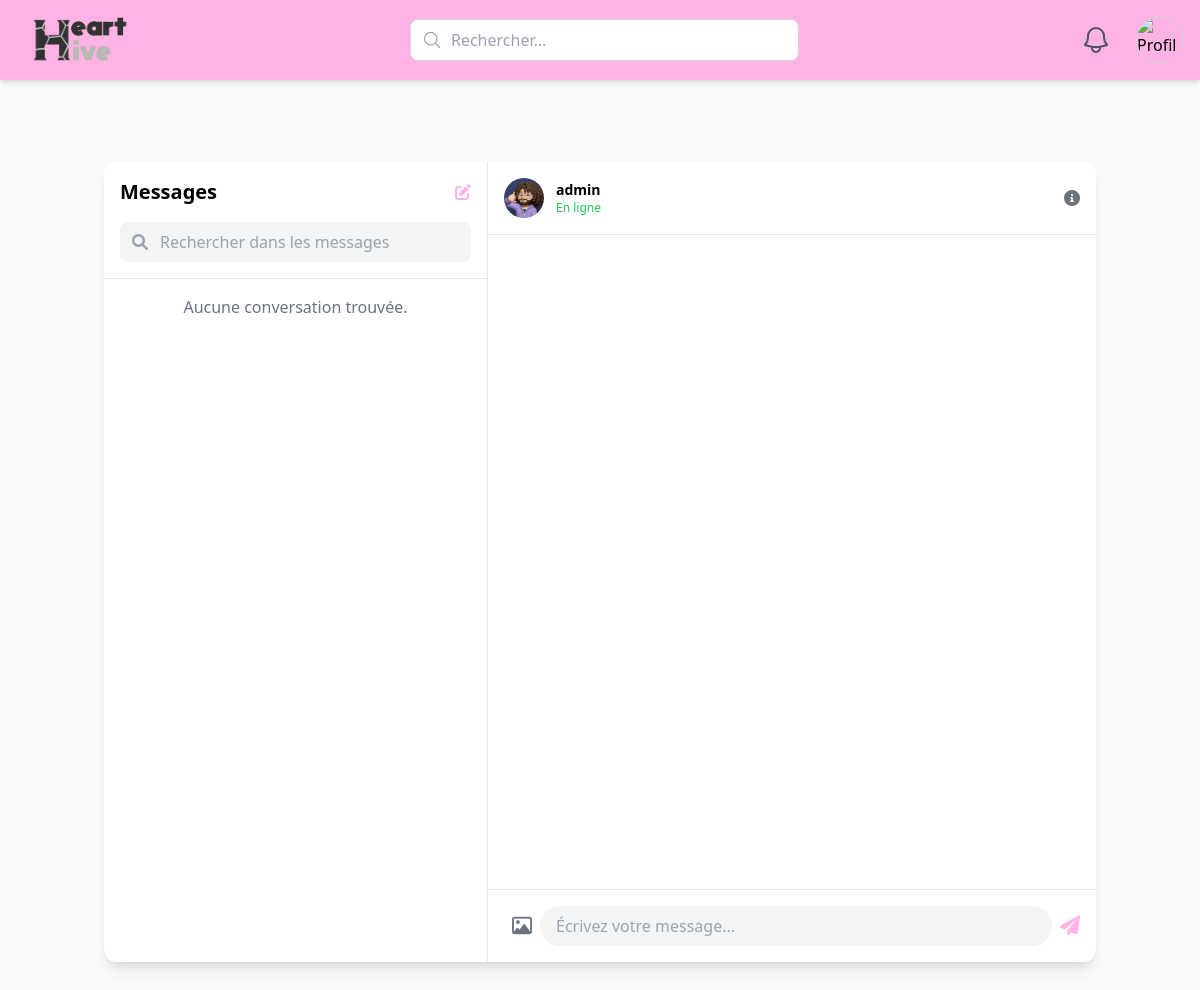
The app's page /frontend/messages.php?user=2 (signed in) with its own data.
### tables this page shows
CREATE TABLE `user` (
  `user_id` int(10) UNSIGNED NOT NULL,
  `user_name` varchar(255) NOT NULL,
  `user_firstname` varchar(255) NOT NULL,
  `user_date` date NOT NULL,
  `user_adress` longtext DEFAULT NULL,
  `user_mail` varchar(255) NOT NULL,
  `user_password` varchar(255) NOT NULL,
  `user_type` smallint(5) UNSIGNED NOT NULL,
  `user_tags` longtext DEFAULT NULL,
  `user_disponibility` longtext DEFAULT NULL,
  `user_profile_picture` varchar(255) NOT NULL DEFAULT 'assets/uploads/profile_pictures/default.webp',
  `user_bio` varchar(255) DEFAULT NULL
);

### frontend/messages.php (the view, shortened to what this page needs)
<?php
include('../backend/db.php');
$user_id = $_SESSION['user_id'];
$query = "SELECT
            other_user.user_id,
            other_user.user_firstname,
            other_user.user_name,
            other_user.user_profile_picture,
            latest_msgs.message_content as last_message,
            latest_msgs.created_at,
            (SELECT COUNT(*) FROM messages
             WHERE sender_id = other_user.user_id
             AND receiver_id = ?
             AND is_read = 0) as unread_count
          FROM
            (SELECT
                CASE
                    WHEN sender_id = ? THEN receiver_id
                    WHEN receiver_id = ? THEN sender_id
                END AS other_user_id,
                MAX(message_id) as latest_message_id
             FROM messages
             WHERE sender_id = ? OR receiver_id = ?
             GROUP BY other_user_id) AS conv
          JOIN user AS other_user ON other_user.user_id = conv.other_user_id
          JOIN messages AS latest_msgs ON latest_msgs.message_id = conv.latest_message_id
          ORDER BY latest_msgs.created_at DESC";
$stmt = $conn->prepare($query);
$stmt->bind_param("iiiii", $user_id, $user_id, $user_id, $user_id, $user_id);
$stmt->execute();
$conversations = $stmt->get_result()->fetch_all(MYSQLI_ASSOC);
$selected_user = null;
if (isset($_GET['user']) && is_numeric($_GET['user'])) {
    $selected_user_id = intval($_GET['user']);
    $user_query = "SELECT user_id, user_name, user_profile_picture FROM user WHERE user_id = ?";
    $user_stmt = $conn->prepare($user_query);
    $user_stmt->bind_param("i", $selected_user_id);
    $user_stmt->execute();
    $selected_user = $user_stmt->get_result()->fetch_assoc();
}
?>
<!DOCTYPE html>
<html lang="fr">
<head>
    <script src="https://cdn.tailwindcss.com"></script>
    <link href="https://cdnjs.cloudflare.com/ajax/libs/font-awesome/6.0.0/css/all.min.css" rel="stylesheet">
</head>
<body class="bg-gray-50">
    <?php include('include/header.php'); ?>
    <div class="container mx-auto px-4 py-8 mt-20">
        <div class="max-w-6xl mx-auto bg-white rounded-xl shadow-lg overflow-hidden">
            <div class="flex h-[800px]">
                <div class="w-96 border-r border-gray-200">
                    <div class="p-4 border-b border-gray-200">
                        <div class="flex items-center justify-between">
                            <h1 class="text-xl font-semibold">Messages</h1>
                            <button class="text-custom-pink hover:text-pink-600">
                                <i class="fas fa-edit"></i>
                            </button>
                        </div>
                        <div class="mt-4">
                            <div class="relative">
                                <input type="text"
                                    placeholder="Rechercher dans les messages"
                                    class="w-full pl-10 pr-4 py-2 bg-gray-100 rounded-lg focus:outline-none focus:ring-2 focus:ring-custom-pink">
                                <i class="fas fa-search absolute left-3 top-3 text-gray-400"></i>
                            </div>
                        </div>
                    </div>
                    <div class="overflow-y-auto h-[calc(100%-73px)]">
                        <?php if (empty($conversations)): ?>
                            <div class="p-4 text-center text-gray-500">
                                Aucune conversation trouvée.
                            </div>
                        <?php endif; ?>
                    </div>
                </div>
                <div class="flex-1 flex flex-col">
                    <?php if ($selected_user): ?>
                        <div class="p-4 border-b border-gray-200">
                            <div class="flex items-center justify-between">
                                <div class="flex items-center space-x-3">
                                    <img src="<?php echo $selected_user['user_profile_picture'] ? $selected_user['user_profile_picture'] : 'assets/img/default-avatar.png'; ?>"
                                        class="w-10 h-10 rounded-full">
                                    <div>
                                        <h2 class="text-sm font-semibold"><?php echo htmlspecialchars($selected_user['user_name']); ?></h2>
                                        <p class="text-xs text-green-500">En ligne</p>
                                    </div>
                                </div>
                                <button class="text-gray-500 hover:text-gray-600">
                                    <i class="fas fa-info-circle"></i>
                                </button>
                            </div>
                        </div>
                        <div id="messageContainer" class="flex-1 overflow-y-auto p-4 space-y-4">
                        </div>
                        <div class="p-4 border-t border-gray-200">
                            <form id="messageForm" class="flex items-center space-x-2">
                                <button type="button" class="text-gray-500 hover:text-custom-pink transition-colors">
                                    <i class="far fa-image text-xl"></i>
                                </button>
                                <input type="text"
                                    id="messageInput"
                                    name="message"
                                    placeholder="Écrivez votre message..."
                                    class="flex-1 px-4 py-2 bg-gray-100 rounded-full focus:outline-none focus:ring-2 focus:ring-custom-pink">
                                <button type="submit" class="text-custom-pink hover:text-pink-600 transition-colors">
                                    <i class="fas fa-paper-plane text-xl"></i>
                                </button>
                            </form>
                        </div>
                    <?php endif; ?>
                </div>
            </div>
        </div>
    </div>
</body>
</html>

### records on screen
user: user_profile_picture (picture), user_name "admin"
